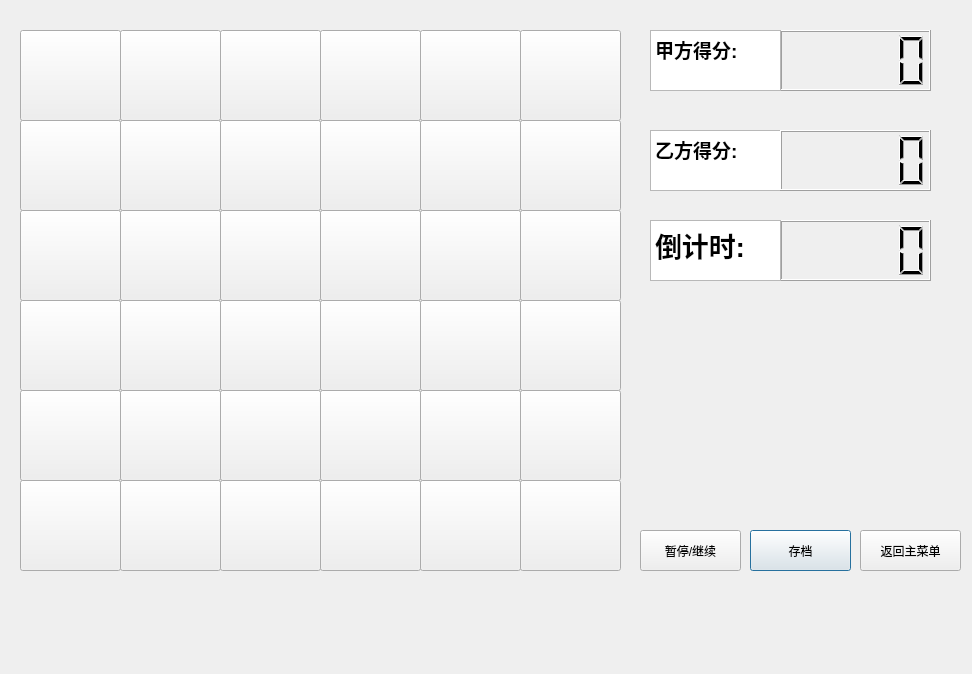
<?xml version="1.0" encoding="UTF-8"?>
<ui version="4.0">
 <class>DoubleForm</class>
 <widget class="QDialog" name="DoubleForm">
  <property name="geometry">
   <rect>
    <x>0</x>
    <y>0</y>
    <width>972</width>
    <height>674</height>
   </rect>
  </property>
  <property name="windowTitle">
   <string>Dialog</string>
  </property>
  <widget class="QToolButton" name="toolButton_41">
   <property name="geometry">
    <rect>
     <x>120</x>
     <y>390</y>
     <width>101</width>
     <height>91</height>
    </rect>
   </property>
   <property name="text">
    <string/>
   </property>
  </widget>
  <widget class="QTextBrowser" name="textBrowser_4">
   <property name="geometry">
    <rect>
     <x>650</x>
     <y>130</y>
     <width>131</width>
     <height>61</height>
    </rect>
   </property>
   <property name="html">
    <string>&lt;!DOCTYPE HTML PUBLIC &quot;-//W3C//DTD HTML 4.0//EN&quot; &quot;http://www.w3.org/TR/REC-html40/strict.dtd&quot;&gt;
&lt;html&gt;&lt;head&gt;&lt;meta name=&quot;qrichtext&quot; content=&quot;1&quot; /&gt;&lt;style type=&quot;text/css&quot;&gt;
p, li { white-space: pre-wrap; }
&lt;/style&gt;&lt;/head&gt;&lt;body style=&quot; font-family:'SimSun'; font-size:9pt; font-weight:400; font-style:normal;&quot;&gt;
&lt;p style=&quot; margin-top:0px; margin-bottom:0px; margin-left:0px; margin-right:0px; -qt-block-indent:0; text-indent:0px;&quot;&gt;&lt;span style=&quot; font-size:14pt; font-weight:600;&quot;&gt;乙方得分:&lt;/span&gt;&lt;/p&gt;&lt;/body&gt;&lt;/html&gt;</string>
   </property>
  </widget>
  <widget class="QToolButton" name="toolButton_23">
   <property name="geometry">
    <rect>
     <x>320</x>
     <y>210</y>
     <width>101</width>
     <height>91</height>
    </rect>
   </property>
   <property name="text">
    <string/>
   </property>
  </widget>
  <widget class="QToolButton" name="toolButton_20">
   <property name="geometry">
    <rect>
     <x>20</x>
     <y>210</y>
     <width>101</width>
     <height>91</height>
    </rect>
   </property>
   <property name="text">
    <string/>
   </property>
  </widget>
  <widget class="QToolButton" name="toolButton_40">
   <property name="geometry">
    <rect>
     <x>20</x>
     <y>390</y>
     <width>101</width>
     <height>91</height>
    </rect>
   </property>
   <property name="text">
    <string/>
   </property>
  </widget>
  <widget class="QToolButton" name="toolButton_43">
   <property name="geometry">
    <rect>
     <x>320</x>
     <y>390</y>
     <width>101</width>
     <height>91</height>
    </rect>
   </property>
   <property name="text">
    <string/>
   </property>
  </widget>
  <widget class="QToolButton" name="toolButton_42">
   <property name="geometry">
    <rect>
     <x>220</x>
     <y>390</y>
     <width>101</width>
     <height>91</height>
    </rect>
   </property>
   <property name="text">
    <string/>
   </property>
  </widget>
  <widget class="QToolButton" name="toolButton_12">
   <property name="geometry">
    <rect>
     <x>220</x>
     <y>120</y>
     <width>101</width>
     <height>91</height>
    </rect>
   </property>
   <property name="text">
    <string/>
   </property>
  </widget>
  <widget class="QLCDNumber" name="lcdNumber_2">
   <property name="geometry">
    <rect>
     <x>780</x>
     <y>220</y>
     <width>151</width>
     <height>61</height>
    </rect>
   </property>
  </widget>
  <widget class="QToolButton" name="toolButton_44">
   <property name="geometry">
    <rect>
     <x>420</x>
     <y>390</y>
     <width>101</width>
     <height>91</height>
    </rect>
   </property>
   <property name="text">
    <string/>
   </property>
  </widget>
  <widget class="QToolButton" name="toolButton_13">
   <property name="geometry">
    <rect>
     <x>320</x>
     <y>120</y>
     <width>101</width>
     <height>91</height>
    </rect>
   </property>
   <property name="text">
    <string/>
   </property>
  </widget>
  <widget class="QToolButton" name="toolButton_24">
   <property name="geometry">
    <rect>
     <x>420</x>
     <y>210</y>
     <width>101</width>
     <height>91</height>
    </rect>
   </property>
   <property name="text">
    <string/>
   </property>
  </widget>
  <widget class="QLCDNumber" name="lcdNumber_3">
   <property name="geometry">
    <rect>
     <x>780</x>
     <y>130</y>
     <width>151</width>
     <height>61</height>
    </rect>
   </property>
  </widget>
  <widget class="QToolButton" name="toolButton_11">
   <property name="geometry">
    <rect>
     <x>120</x>
     <y>120</y>
     <width>101</width>
     <height>91</height>
    </rect>
   </property>
   <property name="text">
    <string/>
   </property>
  </widget>
  <widget class="QToolButton" name="toolButton_30">
   <property name="geometry">
    <rect>
     <x>20</x>
     <y>300</y>
     <width>101</width>
     <height>91</height>
    </rect>
   </property>
   <property name="text">
    <string/>
   </property>
  </widget>
  <widget class="QTextBrowser" name="textBrowser_2">
   <property name="geometry">
    <rect>
     <x>650</x>
     <y>220</y>
     <width>131</width>
     <height>61</height>
    </rect>
   </property>
   <property name="html">
    <string>&lt;!DOCTYPE HTML PUBLIC &quot;-//W3C//DTD HTML 4.0//EN&quot; &quot;http://www.w3.org/TR/REC-html40/strict.dtd&quot;&gt;
&lt;html&gt;&lt;head&gt;&lt;meta name=&quot;qrichtext&quot; content=&quot;1&quot; /&gt;&lt;style type=&quot;text/css&quot;&gt;
p, li { white-space: pre-wrap; }
&lt;/style&gt;&lt;/head&gt;&lt;body style=&quot; font-family:'SimSun'; font-size:9pt; font-weight:400; font-style:normal;&quot;&gt;
&lt;p style=&quot; margin-top:0px; margin-bottom:0px; margin-left:0px; margin-right:0px; -qt-block-indent:0; text-indent:0px;&quot;&gt;&lt;span style=&quot; font-size:20pt; font-weight:600;&quot;&gt;倒计时:&lt;/span&gt;&lt;/p&gt;&lt;/body&gt;&lt;/html&gt;</string>
   </property>
  </widget>
  <widget class="QToolButton" name="toolButton_54">
   <property name="geometry">
    <rect>
     <x>420</x>
     <y>480</y>
     <width>101</width>
     <height>91</height>
    </rect>
   </property>
   <property name="text">
    <string/>
   </property>
  </widget>
  <widget class="QToolButton" name="toolButton_05">
   <property name="geometry">
    <rect>
     <x>520</x>
     <y>30</y>
     <width>101</width>
     <height>91</height>
    </rect>
   </property>
   <property name="text">
    <string/>
   </property>
  </widget>
  <widget class="QToolButton" name="toolButton_32">
   <property name="geometry">
    <rect>
     <x>220</x>
     <y>300</y>
     <width>101</width>
     <height>91</height>
    </rect>
   </property>
   <property name="text">
    <string/>
   </property>
  </widget>
  <widget class="QToolButton" name="toolButton_31">
   <property name="geometry">
    <rect>
     <x>120</x>
     <y>300</y>
     <width>101</width>
     <height>91</height>
    </rect>
   </property>
   <property name="text">
    <string/>
   </property>
  </widget>
  <widget class="QToolButton" name="toolButton_50">
   <property name="geometry">
    <rect>
     <x>20</x>
     <y>480</y>
     <width>101</width>
     <height>91</height>
    </rect>
   </property>
   <property name="text">
    <string/>
   </property>
  </widget>
  <widget class="QPushButton" name="pushButton_2">
   <property name="geometry">
    <rect>
     <x>750</x>
     <y>530</y>
     <width>101</width>
     <height>41</height>
    </rect>
   </property>
   <property name="text">
    <string>存档</string>
   </property>
  </widget>
  <widget class="QToolButton" name="toolButton_35">
   <property name="geometry">
    <rect>
     <x>520</x>
     <y>300</y>
     <width>101</width>
     <height>91</height>
    </rect>
   </property>
   <property name="text">
    <string/>
   </property>
  </widget>
  <widget class="QToolButton" name="toolButton_00">
   <property name="geometry">
    <rect>
     <x>20</x>
     <y>30</y>
     <width>101</width>
     <height>91</height>
    </rect>
   </property>
   <property name="text">
    <string/>
   </property>
  </widget>
  <widget class="QToolButton" name="toolButton_15">
   <property name="geometry">
    <rect>
     <x>520</x>
     <y>120</y>
     <width>101</width>
     <height>91</height>
    </rect>
   </property>
   <property name="text">
    <string/>
   </property>
  </widget>
  <widget class="QToolButton" name="toolButton_04">
   <property name="geometry">
    <rect>
     <x>420</x>
     <y>30</y>
     <width>101</width>
     <height>91</height>
    </rect>
   </property>
   <property name="text">
    <string/>
   </property>
  </widget>
  <widget class="QToolButton" name="toolButton_34">
   <property name="geometry">
    <rect>
     <x>420</x>
     <y>300</y>
     <width>101</width>
     <height>91</height>
    </rect>
   </property>
   <property name="text">
    <string/>
   </property>
  </widget>
  <widget class="QToolButton" name="toolButton_21">
   <property name="geometry">
    <rect>
     <x>120</x>
     <y>210</y>
     <width>101</width>
     <height>91</height>
    </rect>
   </property>
   <property name="text">
    <string/>
   </property>
  </widget>
  <widget class="QToolButton" name="toolButton_45">
   <property name="geometry">
    <rect>
     <x>520</x>
     <y>390</y>
     <width>101</width>
     <height>91</height>
    </rect>
   </property>
   <property name="text">
    <string/>
   </property>
  </widget>
  <widget class="QToolButton" name="toolButton_22">
   <property name="geometry">
    <rect>
     <x>220</x>
     <y>210</y>
     <width>101</width>
     <height>91</height>
    </rect>
   </property>
   <property name="text">
    <string/>
   </property>
  </widget>
  <widget class="QToolButton" name="toolButton_51">
   <property name="geometry">
    <rect>
     <x>120</x>
     <y>480</y>
     <width>101</width>
     <height>91</height>
    </rect>
   </property>
   <property name="text">
    <string/>
   </property>
  </widget>
  <widget class="QToolButton" name="toolButton_14">
   <property name="geometry">
    <rect>
     <x>420</x>
     <y>120</y>
     <width>101</width>
     <height>91</height>
    </rect>
   </property>
   <property name="text">
    <string/>
   </property>
  </widget>
  <widget class="QToolButton" name="toolButton_55">
   <property name="geometry">
    <rect>
     <x>520</x>
     <y>480</y>
     <width>101</width>
     <height>91</height>
    </rect>
   </property>
   <property name="text">
    <string/>
   </property>
  </widget>
  <widget class="QToolButton" name="toolButton_02">
   <property name="geometry">
    <rect>
     <x>220</x>
     <y>30</y>
     <width>101</width>
     <height>91</height>
    </rect>
   </property>
   <property name="text">
    <string/>
   </property>
  </widget>
  <widget class="QToolButton" name="toolButton_25">
   <property name="geometry">
    <rect>
     <x>520</x>
     <y>210</y>
     <width>101</width>
     <height>91</height>
    </rect>
   </property>
   <property name="text">
    <string/>
   </property>
  </widget>
  <widget class="QPushButton" name="pushButton_3">
   <property name="geometry">
    <rect>
     <x>860</x>
     <y>530</y>
     <width>101</width>
     <height>41</height>
    </rect>
   </property>
   <property name="text">
    <string>返回主菜单</string>
   </property>
  </widget>
  <widget class="QToolButton" name="toolButton_03">
   <property name="geometry">
    <rect>
     <x>320</x>
     <y>30</y>
     <width>101</width>
     <height>91</height>
    </rect>
   </property>
   <property name="text">
    <string/>
   </property>
  </widget>
  <widget class="QToolButton" name="toolButton_53">
   <property name="geometry">
    <rect>
     <x>320</x>
     <y>480</y>
     <width>101</width>
     <height>91</height>
    </rect>
   </property>
   <property name="text">
    <string/>
   </property>
  </widget>
  <widget class="QToolButton" name="toolButton_10">
   <property name="geometry">
    <rect>
     <x>20</x>
     <y>120</y>
     <width>101</width>
     <height>91</height>
    </rect>
   </property>
   <property name="text">
    <string/>
   </property>
  </widget>
  <widget class="QToolButton" name="toolButton_33">
   <property name="geometry">
    <rect>
     <x>320</x>
     <y>300</y>
     <width>101</width>
     <height>91</height>
    </rect>
   </property>
   <property name="text">
    <string/>
   </property>
  </widget>
  <widget class="QToolButton" name="toolButton_01">
   <property name="geometry">
    <rect>
     <x>120</x>
     <y>30</y>
     <width>101</width>
     <height>91</height>
    </rect>
   </property>
   <property name="text">
    <string/>
   </property>
  </widget>
  <widget class="QToolButton" name="toolButton_52">
   <property name="geometry">
    <rect>
     <x>220</x>
     <y>480</y>
     <width>101</width>
     <height>91</height>
    </rect>
   </property>
   <property name="text">
    <string/>
   </property>
  </widget>
  <widget class="QPushButton" name="pushButton">
   <property name="geometry">
    <rect>
     <x>640</x>
     <y>530</y>
     <width>101</width>
     <height>41</height>
    </rect>
   </property>
   <property name="text">
    <string>暂停/继续</string>
   </property>
  </widget>
  <widget class="QLCDNumber" name="lcdNumber">
   <property name="geometry">
    <rect>
     <x>780</x>
     <y>30</y>
     <width>151</width>
     <height>61</height>
    </rect>
   </property>
  </widget>
  <widget class="QTextBrowser" name="textBrowser_3">
   <property name="geometry">
    <rect>
     <x>650</x>
     <y>30</y>
     <width>131</width>
     <height>61</height>
    </rect>
   </property>
   <property name="html">
    <string>&lt;!DOCTYPE HTML PUBLIC &quot;-//W3C//DTD HTML 4.0//EN&quot; &quot;http://www.w3.org/TR/REC-html40/strict.dtd&quot;&gt;
&lt;html&gt;&lt;head&gt;&lt;meta name=&quot;qrichtext&quot; content=&quot;1&quot; /&gt;&lt;style type=&quot;text/css&quot;&gt;
p, li { white-space: pre-wrap; }
&lt;/style&gt;&lt;/head&gt;&lt;body style=&quot; font-family:'SimSun'; font-size:9pt; font-weight:400; font-style:normal;&quot;&gt;
&lt;p style=&quot; margin-top:0px; margin-bottom:0px; margin-left:0px; margin-right:0px; -qt-block-indent:0; text-indent:0px;&quot;&gt;&lt;span style=&quot; font-size:14pt; font-weight:600;&quot;&gt;甲方得分:&lt;/span&gt;&lt;/p&gt;&lt;/body&gt;&lt;/html&gt;</string>
   </property>
  </widget>
 </widget>
 <resources/>
 <connections/>
</ui>
